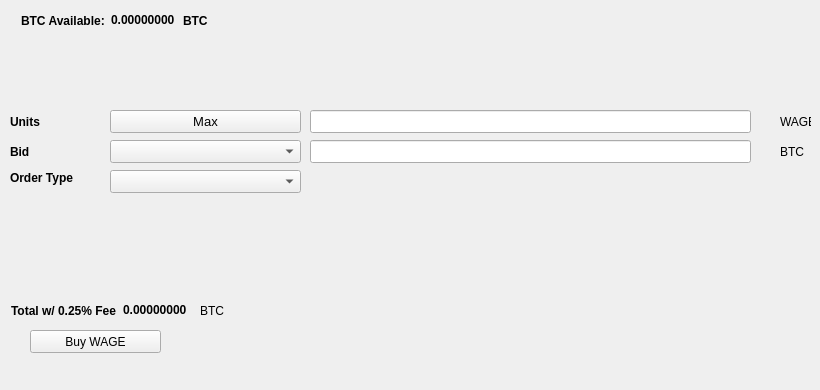
   <widget class="QWidget" name="BuyTab">
    <attribute name="title">
     <string>Buy</string>
    </attribute>
    <widget class="QPushButton" name="BuyWAGE">
     <property name="geometry">
      <rect>
       <x>30</x>
       <y>330</y>
       <width>131</width>
       <height>23</height>
      </rect>
     </property>
     <property name="text">
      <string>Buy WAGE</string>
     </property>
     <property name="icon">
      <iconset resource="../digiwage.qrc">
       <normaloff>:/icons/bitcoin</normaloff>:/icons/bitcoin</iconset>
     </property>
    </widget>
    <widget class="QLabel" name="label_3">
     <property name="geometry">
      <rect>
       <x>10</x>
       <y>110</y>
       <width>46</width>
       <height>23</height>
      </rect>
     </property>
     <property name="font">
      <font>
       <weight>75</weight>
       <bold>true</bold>
      </font>
     </property>
     <property name="text">
      <string>Units</string>
     </property>
    </widget>
    <widget class="QLineEdit" name="UnitsInput">
     <property name="geometry">
      <rect>
       <x>310</x>
       <y>110</y>
       <width>441</width>
       <height>23</height>
      </rect>
     </property>
     <property name="font">
      <font>
       <pointsize>9</pointsize>
       <weight>75</weight>
       <bold>true</bold>
      </font>
     </property>
    </widget>
    <widget class="QLineEdit" name="BuyBidPriceEdit">
     <property name="geometry">
      <rect>
       <x>310</x>
       <y>140</y>
       <width>441</width>
       <height>23</height>
      </rect>
     </property>
     <property name="font">
      <font>
       <pointsize>9</pointsize>
       <weight>75</weight>
       <bold>true</bold>
      </font>
     </property>
    </widget>
    <widget class="QLabel" name="label_4">
     <property name="geometry">
      <rect>
       <x>780</x>
       <y>110</y>
       <width>31</width>
       <height>23</height>
      </rect>
     </property>
     <property name="text">
      <string>WAGE</string>
     </property>
    </widget>
    <widget class="QLabel" name="label_5">
     <property name="geometry">
      <rect>
       <x>780</x>
       <y>140</y>
       <width>31</width>
       <height>23</height>
      </rect>
     </property>
     <property name="text">
      <string>BTC</string>
     </property>
    </widget>
    <widget class="QLabel" name="label_6">
     <property name="geometry">
      <rect>
       <x>10</x>
       <y>140</y>
       <width>46</width>
       <height>23</height>
      </rect>
     </property>
     <property name="font">
      <font>
       <weight>75</weight>
       <bold>true</bold>
      </font>
     </property>
     <property name="text">
      <string>Bid</string>
     </property>
    </widget>
    <widget class="QLabel" name="label_7">
     <property name="geometry">
      <rect>
       <x>10</x>
       <y>170</y>
       <width>91</width>
       <height>16</height>
      </rect>
     </property>
     <property name="font">
      <font>
       <weight>75</weight>
       <bold>true</bold>
      </font>
     </property>
     <property name="text">
      <string>Order Type</string>
     </property>
    </widget>
    <widget class="QPushButton" name="Buy_Max_Amount">
     <property name="geometry">
      <rect>
       <x>110</x>
       <y>110</y>
       <width>191</width>
       <height>23</height>
      </rect>
     </property>
     <property name="font">
      <font>
       <pointsize>10</pointsize>
      </font>
     </property>
     <property name="text">
      <string>Max</string>
     </property>
    </widget>
    <widget class="QComboBox" name="BuyBidcomboBox">
     <property name="geometry">
      <rect>
       <x>110</x>
       <y>140</y>
       <width>191</width>
       <height>23</height>
      </rect>
     </property>
     <property name="font">
      <font>
       <pointsize>10</pointsize>
      </font>
     </property>
    </widget>
    <widget class="QComboBox" name="buyOrdertypeCombo">
     <property name="geometry">
      <rect>
       <x>110</x>
       <y>170</y>
       <width>191</width>
       <height>23</height>
      </rect>
     </property>
     <property name="font">
      <font>
       <pointsize>10</pointsize>
      </font>
     </property>
    </widget>
    <widget class="QWidget" name="layoutWidget1">
     <property name="geometry">
      <rect>
       <x>21</x>
       <y>11</y>
       <width>227</width>
       <height>19</height>
      </rect>
     </property>
     <layout class="QHBoxLayout" name="horizontalLayout_3">
      <item>
       <widget class="QLabel" name="label232">
        <property name="font">
         <font>
          <weight>75</weight>
          <bold>true</bold>
         </font>
        </property>
        <property name="text">
         <string>BTC Available:</string>
        </property>
       </widget>
      </item>
      <item>
       <widget class="QLabel" name="BtcAvailableLbl">
        <property name="palette">
         <palette>
          <active>
           <colorrole role="WindowText">
            <brush brushstyle="SolidPattern">
             <color alpha="255">
              <red>0</red>
              <green>0</green>
              <blue>0</blue>
             </color>
            </brush>
           </colorrole>
           <colorrole role="Button">
            <brush brushstyle="SolidPattern">
             <color alpha="255">
              <red>0</red>
              <green>170</green>
              <blue>0</blue>
             </color>
            </brush>
           </colorrole>
           <colorrole role="Light">
            <brush brushstyle="SolidPattern">
             <color alpha="255">
              <red>0</red>
              <green>255</green>
              <blue>0</blue>
             </color>
            </brush>
           </colorrole>
           <colorrole role="Midlight">
            <brush brushstyle="SolidPattern">
             <color alpha="255">
              <red>0</red>
              <green>212</green>
              <blue>0</blue>
             </color>
            </brush>
           </colorrole>
           <colorrole role="Dark">
            <brush brushstyle="SolidPattern">
             <color alpha="255">
              <red>0</red>
              <green>85</green>
              <blue>0</blue>
             </color>
            </brush>
           </colorrole>
           <colorrole role="Mid">
            <brush brushstyle="SolidPattern">
             <color alpha="255">
              <red>0</red>
              <green>113</green>
              <blue>0</blue>
             </color>
            </brush>
           </colorrole>
           <colorrole role="Text">
            <brush brushstyle="SolidPattern">
             <color alpha="255">
              <red>0</red>
              <green>170</green>
              <blue>0</blue>
             </color>
            </brush>
           </colorrole>
           <colorrole role="BrightText">
            <brush brushstyle="SolidPattern">
             <color alpha="255">
              <red>255</red>
              <green>255</green>
              <blue>255</blue>
             </color>
            </brush>
           </colorrole>
           <colorrole role="ButtonText">
            <brush brushstyle="SolidPattern">
             <color alpha="255">
              <red>0</red>
              <green>0</green>
              <blue>0</blue>
             </color>
            </brush>
           </colorrole>
           <colorrole role="Base">
            <brush brushstyle="SolidPattern">
             <color alpha="255">
              <red>255</red>
              <green>255</green>
              <blue>255</blue>
             </color>
            </brush>
           </colorrole>
           <colorrole role="Window">
            <brush brushstyle="SolidPattern">
             <color alpha="255">
              <red>0</red>
              <green>170</green>
              <blue>0</blue>
             </color>
            </brush>
           </colorrole>
           <colorrole role="Shadow">
            <brush brushstyle="SolidPattern">
             <color alpha="255">
              <red>0</red>
              <green>0</green>
              <blue>0</blue>
             </color>
            </brush>
           </colorrole>
           <colorrole role="AlternateBase">
            <brush brushstyle="SolidPattern">
             <color alpha="255">
              <red>127</red>
              <green>212</green>
              <blue>127</blue>
             </color>
            </brush>
           </colorrole>
           <colorrole role="ToolTipBase">
            <brush brushstyle="SolidPattern">
             <color alpha="255">
              <red>255</red>
              <green>255</green>
              <blue>220</blue>
             </color>
            </brush>
           </colorrole>
           <colorrole role="ToolTipText">
            <brush brushstyle="SolidPattern">
             <color alpha="255">
              <red>0</red>
              <green>0</green>
              <blue>0</blue>
             </color>
            </brush>
           </colorrole>
          </active>
          <inactive>
           <colorrole role="WindowText">
            <brush brushstyle="SolidPattern">
             <color alpha="255">
              <red>0</red>
              <green>0</green>
              <blue>0</blue>
             </color>
            </brush>
           </colorrole>
           <colorrole role="Button">
            <brush brushstyle="SolidPattern">
             <color alpha="255">
              <red>0</red>
              <green>170</green>
              <blue>0</blue>
             </color>
            </brush>
           </colorrole>
           <colorrole role="Light">
            <brush brushstyle="SolidPattern">
             <color alpha="255">
              <red>0</red>
              <green>255</green>
              <blue>0</blue>
             </color>
            </brush>
           </colorrole>
           <colorrole role="Midlight">
            <brush brushstyle="SolidPattern">
             <color alpha="255">
              <red>0</red>
              <green>212</green>
              <blue>0</blue>
             </color>
            </brush>
           </colorrole>
           <colorrole role="Dark">
            <brush brushstyle="SolidPattern">
             <color alpha="255">
              <red>0</red>
              <green>85</green>
              <blue>0</blue>
             </color>
            </brush>
           </colorrole>
           <colorrole role="Mid">
            <brush brushstyle="SolidPattern">
             <color alpha="255">
              <red>0</red>
              <green>113</green>
              <blue>0</blue>
             </color>
            </brush>
           </colorrole>
           <colorrole role="Text">
            <brush brushstyle="SolidPattern">
             <color alpha="255">
              <red>0</red>
              <green>170</green>
              <blue>0</blue>
             </color>
            </brush>
           </colorrole>
           <colorrole role="BrightText">
            <brush brushstyle="SolidPattern">
             <color alpha="255">
              <red>255</red>
              <green>255</green>
              <blue>255</blue>
             </color>
            </brush>
           </colorrole>
           <colorrole role="ButtonText">
            <brush brushstyle="SolidPattern">
             <color alpha="255">
              <red>0</red>
              <green>0</green>
              <blue>0</blue>
             </color>
            </brush>
           </colorrole>
           <colorrole role="Base">
            <brush brushstyle="SolidPattern">
             <color alpha="255">
              <red>255</red>
              <green>255</green>
              <blue>255</blue>
             </color>
            </brush>
           </colorrole>
           <colorrole role="Window">
            <brush brushstyle="SolidPattern">
             <color alpha="255">
              <red>0</red>
              <green>170</green>
              <blue>0</blue>
             </color>
            </brush>
           </colorrole>
           <colorrole role="Shadow">
            <brush brushstyle="SolidPattern">
             <color alpha="255">
              <red>0</red>
              <green>0</green>
              <blue>0</blue>
             </color>
            </brush>
           </colorrole>
           <colorrole role="AlternateBase">
            <brush brushstyle="SolidPattern">
             <color alpha="255">
              <red>127</red>
              <green>212</green>
              <blue>127</blue>
             </color>
            </brush>
           </colorrole>
           <colorrole role="ToolTipBase">
            <brush brushstyle="SolidPattern">
             <color alpha="255">
              <red>255</red>
              <green>255</green>
              <blue>220</blue>
             </color>
            </brush>
           </colorrole>
           <colorrole role="ToolTipText">
            <brush brushstyle="SolidPattern">
             <color alpha="255">
              <red>0</red>
              <green>0</green>
              <blue>0</blue>
             </color>
            </brush>
           </colorrole>
          </inactive>
          <disabled>
           <colorrole role="WindowText">
            <brush brushstyle="SolidPattern">
             <color alpha="255">
              <red>0</red>
              <green>85</green>
              <blue>0</blue>
             </color>
            </brush>
           </colorrole>
           <colorrole role="Button">
            <brush brushstyle="SolidPattern">
             <color alpha="255">
              <red>0</red>
              <green>170</green>
              <blue>0</blue>
             </color>
            </brush>
           </colorrole>
           <colorrole role="Light">
            <brush brushstyle="SolidPattern">
             <color alpha="255">
              <red>0</red>
              <green>255</green>
              <blue>0</blue>
             </color>
            </brush>
           </colorrole>
           <colorrole role="Midlight">
            <brush brushstyle="SolidPattern">
             <color alpha="255">
              <red>0</red>
              <green>212</green>
              <blue>0</blue>
             </color>
            </brush>
           </colorrole>
           <colorrole role="Dark">
            <brush brushstyle="SolidPattern">
             <color alpha="255">
              <red>0</red>
              <green>85</green>
              <blue>0</blue>
             </color>
            </brush>
           </colorrole>
           <colorrole role="Mid">
            <brush brushstyle="SolidPattern">
             <color alpha="255">
              <red>0</red>
              <green>113</green>
              <blue>0</blue>
             </color>
            </brush>
           </colorrole>
           <colorrole role="Text">
            <brush brushstyle="SolidPattern">
             <color alpha="255">
              <red>0</red>
              <green>85</green>
              <blue>0</blue>
             </color>
            </brush>
           </colorrole>
           <colorrole role="BrightText">
            <brush brushstyle="SolidPattern">
             <color alpha="255">
              <red>255</red>
              <green>255</green>
              <blue>255</blue>
             </color>
            </brush>
           </colorrole>
           <colorrole role="ButtonText">
            <brush brushstyle="SolidPattern">
             <color alpha="255">
              <red>0</red>
              <green>85</green>
              <blue>0</blue>
             </color>
            </brush>
           </colorrole>
           <colorrole role="Base">
            <brush brushstyle="SolidPattern">
             <color alpha="255">
              <red>0</red>
              <green>170</green>
              <blue>0</blue>
             </color>
            </brush>
           </colorrole>
           <colorrole role="Window">
            <brush brushstyle="SolidPattern">
             <color alpha="255">
              <red>0</red>
              <green>170</green>
              <blue>0</blue>
             </color>
            </brush>
           </colorrole>
           <colorrole role="Shadow">
            <brush brushstyle="SolidPattern">
             <color alpha="255">
              <red>0</red>
              <green>0</green>
              <blue>0</blue>
             </color>
            </brush>
           </colorrole>
           <colorrole role="AlternateBase">
            <brush brushstyle="SolidPattern">
             <color alpha="255">
              <red>0</red>
              <green>170</green>
              <blue>0</blue>
             </color>
            </brush>
           </colorrole>
           <colorrole role="ToolTipBase">
            <brush brushstyle="SolidPattern">
             <color alpha="255">
              <red>255</red>
              <green>255</green>
              <blue>220</blue>
             </color>
            </brush>
           </colorrole>
           <colorrole role="ToolTipText">
            <brush brushstyle="SolidPattern">
             <color alpha="255">
              <red>0</red>
              <green>0</green>
              <blue>0</blue>
             </color>
            </brush>
           </colorrole>
          </disabled>
         </palette>
        </property>
        <property name="font">
         <font>
          <weight>75</weight>
          <bold>true</bold>
         </font>
        </property>
        <property name="text">
         <string>0.00000000</string>
        </property>
        <property name="textInteractionFlags">
         <set>Qt::LinksAccessibleByMouse|Qt::TextSelectableByKeyboard|Qt::TextSelectableByMouse</set>
        </property>
       </widget>
      </item>
      <item>
       <widget class="QLabel" name="BtcAvailableLbl_2">
        <property name="font">
         <font>
          <weight>75</weight>
          <bold>true</bold>
         </font>
        </property>
        <property name="text">
         <string>BTC</string>
        </property>
       </widget>
      </item>
     </layout>
    </widget>
    <widget class="QWidget" name="layoutWidge2">
     <property name="geometry">
      <rect>
       <x>11</x>
       <y>301</y>
       <width>259</width>
       <height>19</height>
      </rect>
     </property>
     <layout class="QHBoxLayout" name="horizontalLayout_4">
      <item>
       <widget class="QLabel" name="label_9">
        <property name="font">
         <font>
          <weight>75</weight>
          <bold>true</bold>
         </font>
        </property>
        <property name="text">
         <string>Total w/ 0.25% Fee</string>
        </property>
       </widget>
      </item>
      <item>
       <widget class="QLabel" name="BuyCostLabel">
        <property name="palette">
         <palette>
          <active>
           <colorrole role="WindowText">
            <brush brushstyle="SolidPattern">
             <color alpha="255">
              <red>0</red>
              <green>0</green>
              <blue>0</blue>
             </color>
            </brush>
           </colorrole>
           <colorrole role="Button">
            <brush brushstyle="SolidPattern">
             <color alpha="255">
              <red>0</red>
              <green>170</green>
              <blue>0</blue>
             </color>
            </brush>
           </colorrole>
           <colorrole role="Light">
            <brush brushstyle="SolidPattern">
             <color alpha="255">
              <red>0</red>
              <green>255</green>
              <blue>0</blue>
             </color>
            </brush>
           </colorrole>
           <colorrole role="Midlight">
            <brush brushstyle="SolidPattern">
             <color alpha="255">
              <red>0</red>
              <green>212</green>
              <blue>0</blue>
             </color>
            </brush>
           </colorrole>
           <colorrole role="Dark">
            <brush brushstyle="SolidPattern">
             <color alpha="255">
              <red>0</red>
              <green>85</green>
              <blue>0</blue>
             </color>
            </brush>
           </colorrole>
           <colorrole role="Mid">
            <brush brushstyle="SolidPattern">
             <color alpha="255">
              <red>0</red>
              <green>113</green>
              <blue>0</blue>
             </color>
            </brush>
           </colorrole>
           <colorrole role="Text">
            <brush brushstyle="SolidPattern">
             <color alpha="255">
              <red>0</red>
              <green>170</green>
              <blue>0</blue>
             </color>
            </brush>
           </colorrole>
           <colorrole role="BrightText">
            <brush brushstyle="SolidPattern">
             <color alpha="255">
              <red>255</red>
              <green>255</green>
              <blue>255</blue>
             </color>
            </brush>
           </colorrole>
           <colorrole role="ButtonText">
            <brush brushstyle="SolidPattern">
             <color alpha="255">
              <red>0</red>
              <green>0</green>
              <blue>0</blue>
             </color>
            </brush>
           </colorrole>
           <colorrole role="Base">
            <brush brushstyle="SolidPattern">
             <color alpha="255">
              <red>255</red>
              <green>255</green>
              <blue>255</blue>
             </color>
            </brush>
           </colorrole>
           <colorrole role="Window">
            <brush brushstyle="SolidPattern">
             <color alpha="255">
              <red>0</red>
              <green>170</green>
              <blue>0</blue>
             </color>
            </brush>
           </colorrole>
           <colorrole role="Shadow">
            <brush brushstyle="SolidPattern">
             <color alpha="255">
              <red>0</red>
              <green>0</green>
              <blue>0</blue>
             </color>
            </brush>
           </colorrole>
           <colorrole role="AlternateBase">
            <brush brushstyle="SolidPattern">
             <color alpha="255">
              <red>127</red>
              <green>212</green>
              <blue>127</blue>
             </color>
            </brush>
           </colorrole>
           <colorrole role="ToolTipBase">
            <brush brushstyle="SolidPattern">
             <color alpha="255">
              <red>255</red>
              <green>255</green>
              <blue>220</blue>
             </color>
            </brush>
           </colorrole>
           <colorrole role="ToolTipText">
            <brush brushstyle="SolidPattern">
             <color alpha="255">
              <red>0</red>
              <green>0</green>
              <blue>0</blue>
             </color>
            </brush>
           </colorrole>
          </active>
          <inactive>
           <colorrole role="WindowText">
            <brush brushstyle="SolidPattern">
             <color alpha="255">
              <red>0</red>
              <green>0</green>
              <blue>0</blue>
             </color>
            </brush>
           </colorrole>
           <colorrole role="Button">
            <brush brushstyle="SolidPattern">
             <color alpha="255">
              <red>0</red>
              <green>170</green>
              <blue>0</blue>
             </color>
            </brush>
           </colorrole>
           <colorrole role="Light">
            <brush brushstyle="SolidPattern">
             <color alpha="255">
              <red>0</red>
              <green>255</green>
              <blue>0</blue>
             </color>
            </brush>
           </colorrole>
           <colorrole role="Midlight">
            <brush brushstyle="SolidPattern">
             <color alpha="255">
              <red>0</red>
              <green>212</green>
              <blue>0</blue>
             </color>
            </brush>
           </colorrole>
           <colorrole role="Dark">
            <brush brushstyle="SolidPattern">
             <color alpha="255">
              <red>0</red>
              <green>85</green>
              <blue>0</blue>
             </color>
            </brush>
           </colorrole>
           <colorrole role="Mid">
            <brush brushstyle="SolidPattern">
             <color alpha="255">
              <red>0</red>
              <green>113</green>
              <blue>0</blue>
             </color>
            </brush>
           </colorrole>
           <colorrole role="Text">
            <brush brushstyle="SolidPattern">
             <color alpha="255">
              <red>0</red>
              <green>170</green>
              <blue>0</blue>
             </color>
            </brush>
           </colorrole>
           <colorrole role="BrightText">
            <brush brushstyle="SolidPattern">
             <color alpha="255">
              <red>255</red>
              <green>255</green>
              <blue>255</blue>
             </color>
            </brush>
           </colorrole>
           <colorrole role="ButtonText">
            <brush brushstyle="SolidPattern">
             <color alpha="255">
              <red>0</red>
              <green>0</green>
              <blue>0</blue>
             </color>
            </brush>
           </colorrole>
           <colorrole role="Base">
            <brush brushstyle="SolidPattern">
             <color alpha="255">
              <red>255</red>
              <green>255</green>
              <blue>255</blue>
             </color>
            </brush>
           </colorrole>
           <colorrole role="Window">
            <brush brushstyle="SolidPattern">
             <color alpha="255">
              <red>0</red>
              <green>170</green>
              <blue>0</blue>
             </color>
            </brush>
           </colorrole>
           <colorrole role="Shadow">
            <brush brushstyle="SolidPattern">
             <color alpha="255">
              <red>0</red>
              <green>0</green>
              <blue>0</blue>
             </color>
            </brush>
           </colorrole>
           <colorrole role="AlternateBase">
            <brush brushstyle="SolidPattern">
             <color alpha="255">
              <red>127</red>
              <green>212</green>
              <blue>127</blue>
             </color>
            </brush>
           </colorrole>
           <colorrole role="ToolTipBase">
            <brush brushstyle="SolidPattern">
             <color alpha="255">
              <red>255</red>
              <green>255</green>
              <blue>220</blue>
             </color>
            </brush>
           </colorrole>
           <colorrole role="ToolTipText">
            <brush brushstyle="SolidPattern">
             <color alpha="255">
              <red>0</red>
              <green>0</green>
              <blue>0</blue>
             </color>
            </brush>
           </colorrole>
          </inactive>
          <disabled>
           <colorrole role="WindowText">
            <brush brushstyle="SolidPattern">
             <color alpha="255">
              <red>0</red>
              <green>85</green>
              <blue>0</blue>
             </color>
            </brush>
           </colorrole>
           <colorrole role="Button">
            <brush brushstyle="SolidPattern">
             <color alpha="255">
              <red>0</red>
              <green>170</green>
              <blue>0</blue>
             </color>
            </brush>
           </colorrole>
           <colorrole role="Light">
            <brush brushstyle="SolidPattern">
             <color alpha="255">
              <red>0</red>
              <green>255</green>
              <blue>0</blue>
             </color>
            </brush>
           </colorrole>
           <colorrole role="Midlight">
            <brush brushstyle="SolidPattern">
             <color alpha="255">
              <red>0</red>
              <green>212</green>
              <blue>0</blue>
             </color>
            </brush>
           </colorrole>
           <colorrole role="Dark">
            <brush brushstyle="SolidPattern">
             <color alpha="255">
              <red>0</red>
              <green>85</green>
              <blue>0</blue>
             </color>
            </brush>
           </colorrole>
           <colorrole role="Mid">
            <brush brushstyle="SolidPattern">
             <color alpha="255">
              <red>0</red>
              <green>113</green>
              <blue>0</blue>
             </color>
            </brush>
           </colorrole>
           <colorrole role="Text">
            <brush brushstyle="SolidPattern">
             <color alpha="255">
              <red>0</red>
              <green>85</green>
              <blue>0</blue>
             </color>
            </brush>
           </colorrole>
           <colorrole role="BrightText">
            <brush brushstyle="SolidPattern">
             <color alpha="255">
              <red>255</red>
              <green>255</green>
              <blue>255</blue>
             </color>
            </brush>
           </colorrole>
           <colorrole role="ButtonText">
            <brush brushstyle="SolidPattern">
             <color alpha="255">
              <red>0</red>
              <green>85</green>
              <blue>0</blue>
             </color>
            </brush>
           </colorrole>
           <colorrole role="Base">
            <brush brushstyle="SolidPattern">
             <color alpha="255">
              <red>0</red>
              <green>170</green>
              <blue>0</blue>
             </color>
            </brush>
           </colorrole>
           <colorrole role="Window">
            <brush brushstyle="SolidPattern">
             <color alpha="255">
              <red>0</red>
              <green>170</green>
              <blue>0</blue>
             </color>
            </brush>
           </colorrole>
           <colorrole role="Shadow">
            <brush brushstyle="SolidPattern">
             <color alpha="255">
              <red>0</red>
              <green>0</green>
              <blue>0</blue>
             </color>
            </brush>
           </colorrole>
           <colorrole role="AlternateBase">
            <brush brushstyle="SolidPattern">
             <color alpha="255">
              <red>0</red>
              <green>170</green>
              <blue>0</blue>
             </color>
            </brush>
           </colorrole>
           <colorrole role="ToolTipBase">
            <brush brushstyle="SolidPattern">
             <color alpha="255">
              <red>255</red>
              <green>255</green>
              <blue>220</blue>
             </color>
            </brush>
           </colorrole>
           <colorrole role="ToolTipText">
            <brush brushstyle="SolidPattern">
             <color alpha="255">
              <red>0</red>
              <green>0</green>
              <blue>0</blue>
             </color>
            </brush>
           </colorrole>
          </disabled>
         </palette>
        </property>
        <property name="font">
         <font>
          <weight>75</weight>
          <bold>true</bold>
         </font>
        </property>
        <property name="autoFillBackground">
         <bool>false</bool>
        </property>
        <property name="text">
         <string>0.00000000</string>
        </property>
        <property name="textInteractionFlags">
         <set>Qt::LinksAccessibleByMouse|Qt::TextSelectableByMouse</set>
        </property>
       </widget>
      </item>
      <item>
       <widget class="QLabel" name="label_10">
        <property name="font">
         <font>
          <weight>50</weight>
          <bold>false</bold>
         </font>
        </property>
        <property name="text">
         <string>BTC</string>
        </property>
       </widget>
      </item>
     </layout>
    </widget>
    <widget class="QLabel" name="label_24">
     <property name="geometry">
      <rect>
       <x>460</x>
       <y>300</y>
       <width>281</width>
       <height>81</height>
      </rect>
     </property>
     <property name="text">
      <string/>
     </property>
     <property name="pixmap">
      <pixmap>:/images/bittrex</pixmap>
     </property>
    </widget>
   </widget>
